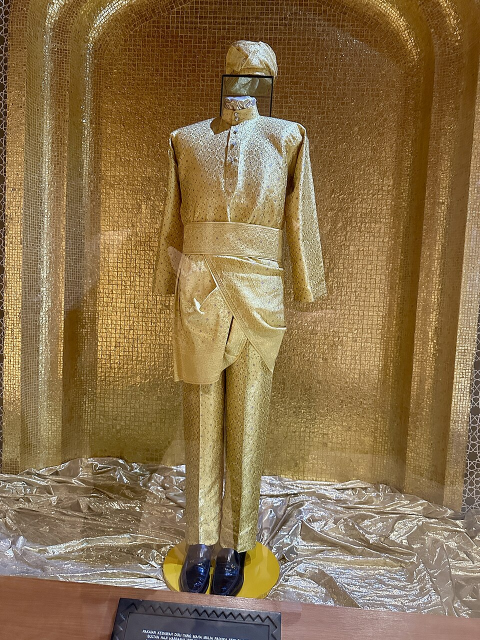
#> input picture assets/baju-melayu-muzium.jpg, 960 x 1280 px (shown at 1/2 size)
$ python recolor_attire.py
#> lines starting #> are read from the running program, lines starting #| are printed output that depends on the picture; after the words box and inside, x2 and y2 are one past the last pixel; in counts of white or black regions, pixels touching at a corner belong together
#> in recolor_men, image is the input picture: shape (1280, 960, 3); mean B, G, R 75.4, 113.1, 138.4
from pathlib import Path

import cv2
import numpy as np


ROOT = Path(__file__).resolve().parent
ASSETS = ROOT / "assets"


def polygon_mask(shape, polygons):
#> called with shape = (1280, 960, 3)
    mask = np.zeros(shape[:2], dtype=np.uint8)
    for points in polygons:
        cv2.fillPoly(mask, [np.asarray(points, dtype=np.int32)], 255)
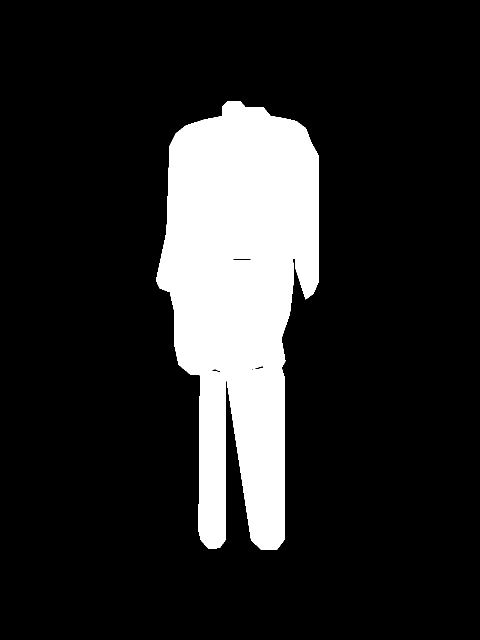
#> mask: shape (1280, 960) (shown at 1/2 size); 15.6% white; 1 white region, box (x1, y1, x2, y2) and area: (312, 202, 638, 1100) 191560
#| Men recolor mask: 15.84 % of image
    return mask


def silver_fabric(image, mask, strength=1.0):
#> called with strength = 1
    lab = cv2.cvtColor(image, cv2.COLOR_BGR2LAB)
#> lab: shape (1280, 960, 3); mean of channels 0, 1, 2 124.6, 133.7, 152.6
    light, green_red, blue_yellow = cv2.split(lab)
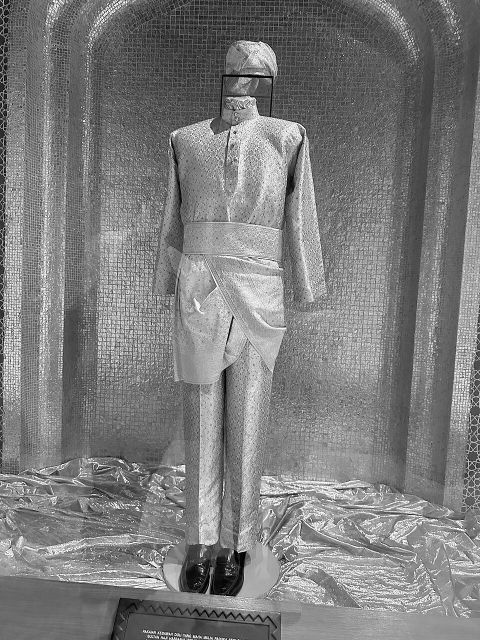
#> light: shape (1280, 960) (shown at 1/2 size); min 0, max 255, mean 124.6
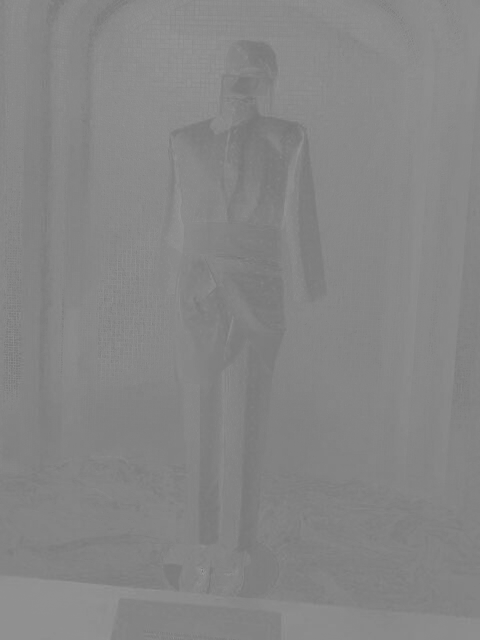
#> green_red: shape (1280, 960) (shown at 1/2 size); min 114, max 162, mean 133.7
    neutral = np.full_like(green_red, 128)
    softened = cv2.addWeighted(green_red, 1 - strength, neutral, strength, 0)
#> softened: shape (1280, 960); every value is 128
    softened_blue = cv2.addWeighted(blue_yellow, 1 - strength, neutral, strength, 0)
    recolored = cv2.cvtColor(cv2.merge((light, softened, softened_blue)), cv2.COLOR_LAB2BGR)

    alpha = cv2.GaussianBlur(mask, (0, 0), 2.0).astype(np.float32) / 255
    alpha = (alpha * strength)[..., None]
    result = image.astype(np.float32) * (1 - alpha) + recolored.astype(np.float32) * alpha
    return np.clip(result, 0, 255).astype(np.uint8)


def recolor_men():
    path = ASSETS / "baju-melayu-muzium.jpg"
    image = cv2.imread(str(path), cv2.IMREAD_COLOR)
    if image is None:
        raise FileNotFoundError(path)
    outfit = [
        [
            (444, 232), (445, 212), (455, 202), (480, 202), (491, 215), (526, 214),
            (541, 232), (566, 236), (592, 242), (611, 256), (622, 285), (636, 310),
            (637, 562), (626, 587), (611, 598), (590, 534), (594, 454), (568, 447),
            (355, 447), (354, 495), (347, 567), (338, 583), (319, 576), (312, 560),
            (333, 463), (339, 292), (351, 267), (371, 251), (408, 239),
        ],
        [(352, 443), (594, 443), (598, 516), (352, 516)],
        [
            (354, 509), (421, 515), (481, 521), (585, 513), (587, 557), (579, 627),
            (562, 677), (570, 722), (558, 743), (535, 744), (524, 731), (503, 738),
            (477, 745), (449, 746), (429, 737), (404, 750), (380, 748), (357, 729),
            (348, 686), (349, 625), (340, 586),
        ],
        [(400, 738), (450, 746), (450, 1080), (439, 1095), (417, 1097), (402, 1081), (397, 1062)],
        [(451, 746), (502, 740), (561, 731), (569, 756), (569, 1078), (554, 1098), (522, 1099), (502, 1080)],
    ]
    mask = polygon_mask(image.shape, outfit)
    mask = cv2.erode(mask, np.ones((3, 3), dtype=np.uint8), iterations=1)
    mask = cv2.GaussianBlur(mask, (0, 0), 0.8)
    print("Men recolor mask:", round(float(np.count_nonzero(mask)) / mask.size * 100, 2), "% of image")
    result = silver_fabric(image, mask)
    output = ASSETS / "baju-melayu-soft-gray.jpg"
    if not cv2.imwrite(str(output), result, [cv2.IMWRITE_JPEG_QUALITY, 94]):
        raise OSError(f"Could not save {output}")


def recolor_women():
    path = ASSETS / "baju-kurung.jpg"
    image = cv2.imread(str(path), cv2.IMREAD_COLOR)
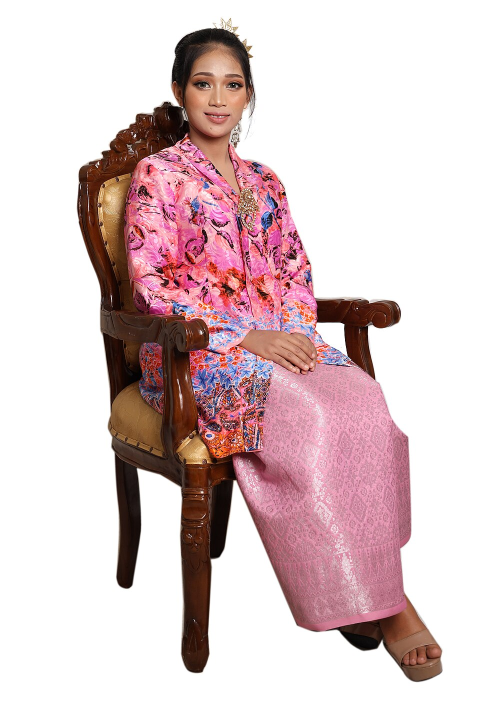
#> input picture assets/baju-kurung.jpg, 960 x 1440 px (shown at 1/2 size)
#> image is the input picture: shape (1440, 960, 3); mean B, G, R 200.8, 199, 219.8
    if image is None:
        raise FileNotFoundError(path)
    height, width = image.shape[:2]
#> height = 1440; width = 960
    scale_x, scale_y = width / 960, height / 1440
#> scale_x = 1; scale_y = 1

    jacket = [
        (232, 279), (290, 245), (380, 252), (444, 269), (510, 265), (602, 293),
        (643, 359), (700, 469), (693, 570), (659, 634), (686, 739), (641, 873),
        (578, 922), (473, 895), (415, 820), (376, 744), (309, 725), (253, 674),
        (217, 605), (228, 509), (195, 414),
    ]
    skirt = [
        (468, 737), (555, 719), (664, 731), (756, 772), (817, 927), (842, 1102),
        (818, 1246), (785, 1320), (628, 1334), (552, 1280), (517, 1155), (480, 1002),
    ]
    polygons = [
        [[round(x * scale_x), round(y * scale_y)] for x, y in points]
        for points in (jacket, skirt)
    ]
    region = polygon_mask(image.shape, polygons) > 0
#> after the loop in polygon_mask (call 2), `for points in polygons:`: mask: shape (1440, 960); 28.8% white; 1 white region, box (x1, y1, x2, y2) and area: (195, 245, 843, 1335) 397447
    hsv = cv2.cvtColor(image, cv2.COLOR_BGR2HSV)
#> hsv: shape (1440, 960, 3); mean H, S, V 36.1, 44.8, 220.4
    hue, saturation, value = cv2.split(hsv)
    is_fabric_color = (
        (((hue >= 145) | (hue <= 9)) & (saturation > 36))
        | ((hue >= 10) & (hue <= 35) & (saturation > 105))
    )
#> is_fabric_color: shape (1440, 960) bool; 32.8% white; 239 white regions (214 under 20 px), largest, box (x1, y1, x2, y2) and area: (154, 58, 883, 1363) 451176, (356, 65, 388, 92) 176, (353, 107, 369, 144) 165
    red_channel, green_channel, blue_channel = cv2.split(image)
    skin = (
        (hue <= 22)
        & (saturation < 150)
        & (red_channel > green_channel * 1.06)
        & (red_channel > blue_channel * 1.12)
        & ((red_channel - blue_channel) > 17)
    )
#> skin: shape (1440, 960) bool; every value is 0
    mask = (region & is_fabric_color & (value > 34) & ~skin).astype(np.uint8) * 255
#> mask: shape (1440, 960); 22.4% white; 115 white regions (100 under 20 px), largest, box (x1, y1, x2, y2) and area: (196, 245, 825, 1313) 308238, (217, 554, 230, 618) 419, (324, 248, 341, 258) 90

    for center_x, center_y, radius_x, radius_y in [(420, 157, 86, 112), (419, 281, 39, 42)]:
        cv2.ellipse(
            mask,
            (round(center_x * scale_x), round(center_y * scale_y)),
            (round(radius_x * scale_x), round(radius_y * scale_y)),
            0,
            0,
            360,
            0,
            thickness=-1,
        )
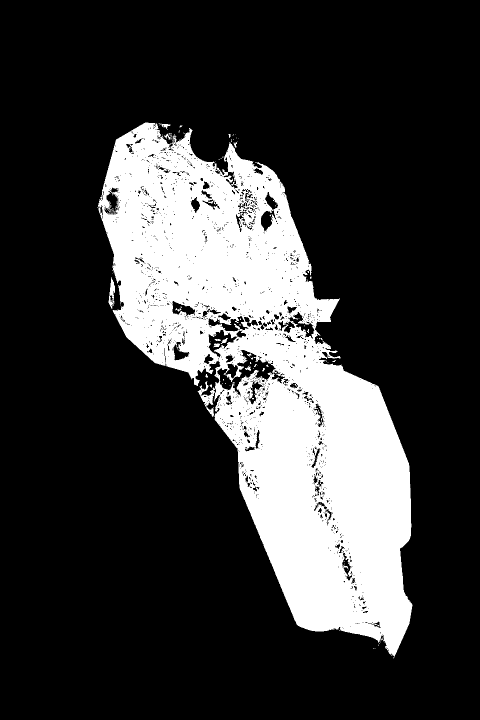
#> mask: shape (1440, 960) (shown at 1/2 size); 22.1% white; 120 white regions (104 under 20 px), largest, box (x1, y1, x2, y2) and area: (196, 245, 825, 1313) 304178, (217, 554, 230, 618) 419, (324, 248, 341, 258) 90
    mask = cv2.morphologyEx(mask, cv2.MORPH_CLOSE, np.ones((5, 5), dtype=np.uint8))
#> mask: shape (1440, 960); 23.2% white; 14 white regions (9 under 20 px), largest, box (x1, y1, x2, y2) and area: (195, 245, 825, 1317) 319515, (217, 554, 230, 618) 491, (457, 268, 472, 276) 41, (635, 676, 645, 680) 26, (524, 736, 530, 743) 24
    mask = cv2.GaussianBlur(mask, (0, 0), 1.2)
    print("Women recolor mask:", round(float(np.count_nonzero(mask)) / mask.size * 100, 2), "% of image")
#| Women recolor mask: 24.69 % of image
    result = silver_fabric(image, mask)
#> call 2 of silver_fabric, with strength = 1
#> in silver_fabric (call 2), `lab = cv2.cvtColor(image, cv2.COLOR_BGR2LAB)`: lab: shape (1440, 960, 3); mean of channels 0, 1, 2 207.1, 136.6, 130.8
#> in silver_fabric (call 2), `light, green_red, blue_yellow = cv2.split(lab)`:
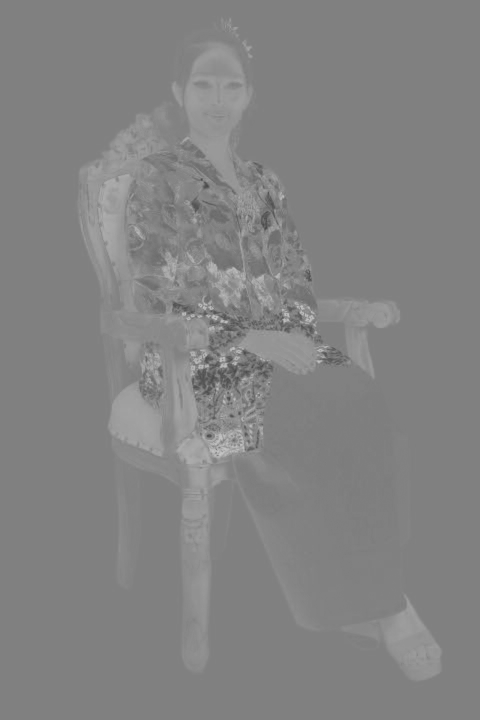
#> blue_yellow: shape (1440, 960) (shown at 1/2 size); min 71, max 198, mean 130.8
#> in silver_fabric (call 2), `softened = cv2.addWeighted(green_red, 1 - strength, neutral, strength,..`: softened: shape (1440, 960); every value is 128
#> in silver_fabric (call 2), `result = image.astype(np.float32) * (1 - alpha) + recolored.astype(np...`:
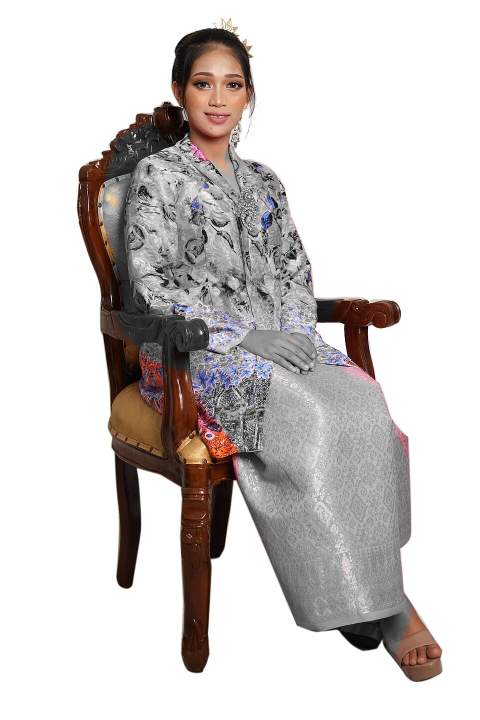
#> result: shape (1440, 960, 3) float32 (shown at 1/2 size); mean B, G, R 203.2, 204.5, 209
    output = ASSETS / "baju-kurung-soft-gray.jpg"
    if not cv2.imwrite(str(output), result, [cv2.IMWRITE_JPEG_QUALITY, 94]):
        raise OSError(f"Could not save {output}")


recolor_men()
recolor_women()
